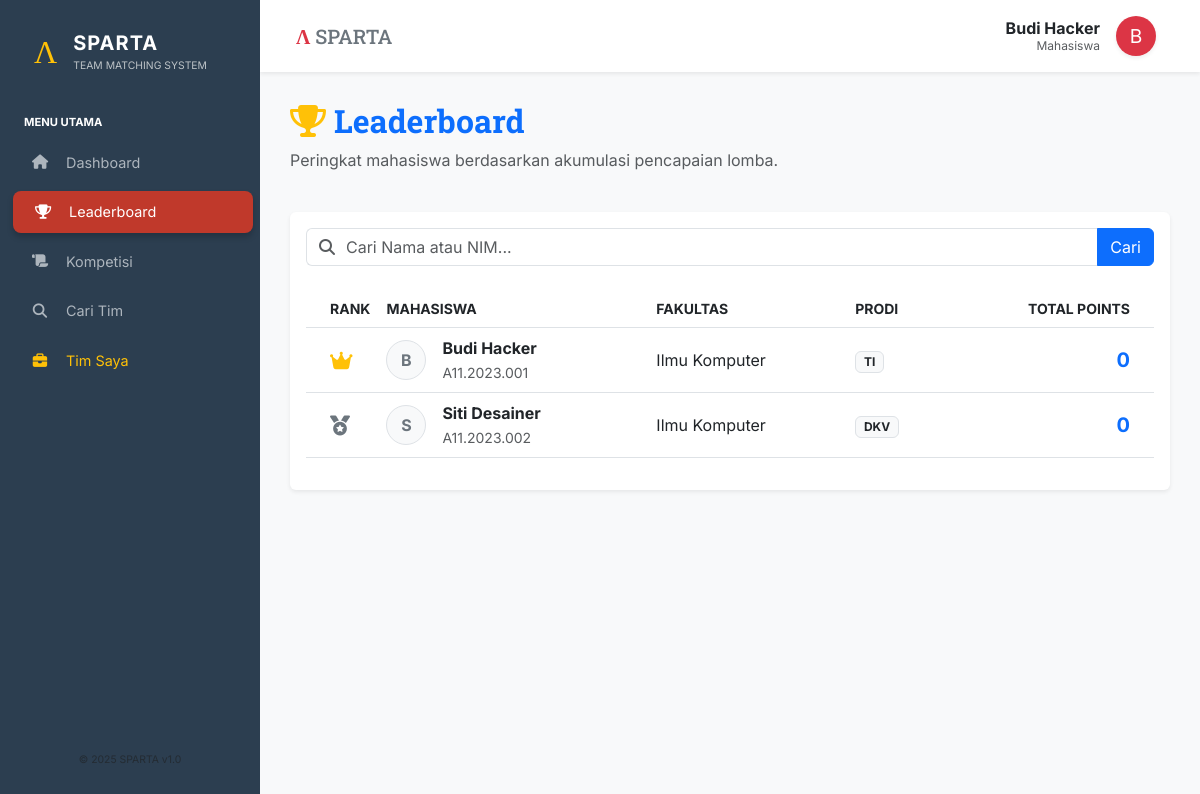
The page /?page=ranking (signed in) on the database its author committed.
### tables this page shows
CREATE TABLE Mahasiswa (
    ID_Mahasiswa INT AUTO_INCREMENT PRIMARY KEY,
    NIM VARCHAR(20) UNIQUE DEFAULT NULL,  
    Nama_Mahasiswa VARCHAR(150) NOT NULL,
    Email VARCHAR(100) UNIQUE NOT NULL,
    Password_Hash VARCHAR(255) NOT NULL,
    Tempat_Lahir VARCHAR(50),
    Tanggal_Lahir DATE,
    Bio TEXT,
    No_HP VARCHAR(20) DEFAULT NULL,
    LinkedIn VARCHAR(255) DEFAULT NULL,
    Total_Poin FLOAT DEFAULT 0,
    ID_Prodi INT DEFAULT NULL,            
    Foto_Profil VARCHAR(255) DEFAULT NULL,
    Is_Verified TINYINT(1) DEFAULT 0,
    Verification_Token VARCHAR(255) DEFAULT NULL,
    FOREIGN KEY (ID_Prodi) REFERENCES Prodi(ID_Prodi) ON DELETE SET NULL
);

CREATE TABLE Fakultas (
    ID_Fakultas INT AUTO_INCREMENT PRIMARY KEY,
    Nama_Fakultas VARCHAR(100) NOT NULL
);

CREATE TABLE Prodi (
    ID_Prodi INT AUTO_INCREMENT PRIMARY KEY,
    Nama_Prodi VARCHAR(100) NOT NULL,
    ID_Fakultas INT,
    FOREIGN KEY (ID_Fakultas) REFERENCES Fakultas(ID_Fakultas) ON DELETE SET NULL
);

### src/pages/ranking.php (the view, shortened to what this page needs)
<?php
$search = $_GET['q'] ?? '';
$sql = "SELECT m.*, p.Nama_Prodi, f.Nama_Fakultas
        FROM Mahasiswa m
        LEFT JOIN Prodi p ON m.ID_Prodi = p.ID_Prodi
        LEFT JOIN Fakultas f ON p.ID_Fakultas = f.ID_Fakultas
        WHERE m.Nama_Mahasiswa LIKE ? OR m.NIM LIKE ?
        ORDER BY m.Total_Poin DESC";
$stmt = $pdo->prepare($sql);
$stmt->execute(["%$search%", "%$search%"]);
$ranks = $stmt->fetchAll();
?>
<div class="d-flex justify-content-between align-items-center mb-4">
    <div>
        <h2 class="fw-bold text-primary" style="font-family: 'Roboto Slab', serif;">
            <i class="fas fa-trophy text-warning me-2"></i>Leaderboard
        </h2>
        <p class="text-muted">Peringkat mahasiswa berdasarkan akumulasi pencapaian lomba.</p>
    </div>
</div>
<div class="card shadow-sm border-0">
    <div class="card-body">
        <form method="GET" class="mb-4">
            <div class="input-group">
                <span class="input-group-text bg-white border-end-0"><i class="fas fa-search text-muted"></i></span>
                <input type="text" name="q" class="form-control border-start-0 ps-0" placeholder="Cari Nama atau NIM..." value="<?= htmlspecialchars($search) ?>">
                <button class="btn btn-primary" type="submit">Cari</button>
            </div>
        </form>
        <div class="table-responsive">
            <table class="table table-hover align-middle">
                <thead class="bg-light text-uppercase small text-muted">
                    <tr>
                        <th class="ps-4">Rank</th>
                        <th>Mahasiswa</th>
                        <th>Fakultas</th>
                        <th>Prodi</th>
                        <th class="text-end pe-4">Total Points</th>
                    </tr>
                </thead>
                <tbody>
                    <?php $no=1; foreach($ranks as $r): ?>
                    <tr onclick="window.location='?page=profile&id=<?= $r['ID_Mahasiswa'] ?>'" style="cursor: pointer;" class="hover-shadow transition">
                        <td class="ps-4" style="width: 60px;">
                            <?php if($no==1): ?><i class="fas fa-crown text-warning fa-lg"></i>
                            <?php elseif($no==2): ?><i class="fas fa-medal text-secondary fa-lg"></i>
                            <?php elseif($no==3): ?><i class="fas fa-medal text-danger fa-lg"></i>
                            <?php else: ?>
                                <span class="fw-bold text-muted ms-1">#<?= $no ?></span>
                            <?php endif; ?>
                        </td>
                        <td>
                            <div class="d-flex align-items-center">
                                <div class="me-3">
                                    <?php if(!empty($r['Foto_Profil']) && file_exists($r['Foto_Profil'])): ?>
                                        <img src="<?= $r['Foto_Profil'] ?>" class="rounded-circle border" style="width: 40px; height: 40px; object-fit: cover;">
                                    <?php else: ?>
                                        <div class="rounded-circle bg-light text-secondary d-flex align-items-center justify-content-center border" style="width: 40px; height: 40px; font-weight: bold;">
                                            <?= strtoupper(substr($r['Nama_Mahasiswa'], 0, 1)) ?>
                                        </div>
                                    <?php endif; ?>
                                </div>
                                <div>
                                    <div class="fw-bold text-dark"><?= htmlspecialchars($r['Nama_Mahasiswa']) ?></div>
                                    <small class="text-muted"><?= $r['NIM'] ?></small>
                                </div>
                            </div>
                        </td>
                        <td><?= htmlspecialchars($r['Nama_Fakultas'] ?? '-') ?></td>
                        <td><span class="badge bg-light text-dark border"><?= $r['Nama_Prodi'] ?></span></td>
                        <td class="text-end pe-4">
                            <h5 class="mb-0 fw-bold text-primary"><?= number_format($r['Total_Poin']) ?></h5>
                        </td>
                    </tr>
                    <?php $no++; endforeach; ?>
                </tbody>
            </table>
        </div>
    </div>
</div>

### src/index.php (shortened to what this page needs)
<?php
require_once 'config.php';
$page = isset($_GET['page']) ? $_GET['page'] : 'dashboard';
$namaUser = $_SESSION['nama'] ?? 'User';
$roleUser = $_SESSION['role'] ?? 'mahasiswa';
$userId   = $_SESSION['user_id'];
$userFoto = null;
try {
    if ($roleUser === 'mahasiswa') {
        $stmt = $pdo->prepare("SELECT Foto_Profil FROM Mahasiswa WHERE ID_Mahasiswa = ?");
    } elseif ($roleUser === 'dosen') {
        $stmt = $pdo->prepare("SELECT Foto_Profil FROM Dosen_Pembimbing WHERE ID_Dosen = ?");
    } elseif ($roleUser === 'admin') {
        $stmt = $pdo->prepare("SELECT Foto_Profil FROM Admin WHERE ID_Admin = ?");
    }
    if (isset($stmt)) {
        $stmt->execute([$userId]);
        $userFoto = $stmt->fetchColumn();
    }
} catch (Exception $e) {
}
?>
<!DOCTYPE html>
<html lang="id">
<head>
    <link href="https://cdn.jsdelivr.net/npm/bootstrap@5.3.0/dist/css/bootstrap.min.css" rel="stylesheet">
    <link rel="stylesheet" href="https://cdnjs.cloudflare.com/ajax/libs/font-awesome/6.4.0/css/all.min.css">
</head>
<body>
    <div class="d-flex">
        <div class="sidebar d-flex flex-column flex-shrink-0 py-3" style="width: 260px;">
            <a href="/" class="d-flex align-items-center mb-4 text-white text-decoration-none px-4">
                <span class="sparta-logo text-warning me-3">&Lambda;</span>
                <div class="d-flex flex-column">
                    <span class="fs-5 fw-bold" style="letter-spacing: 1px;">SPARTA</span>
                    <small style="font-size: 0.65rem; color: #bdc3c7;">TEAM MATCHING SYSTEM</small>
                </div>
            </a>
            <div class="px-4 mb-2"><small class="text-uppercase fw-bold" style="color: #ffffff; font-size: 0.7rem;">Menu Utama</small></div>
            <ul class="nav nav-pills flex-column mb-auto gap-1">
                <li class="nav-item"><a href="?page=dashboard" class="<?= $page == 'dashboard' ? 'active' : '' ?>"><i class="fas fa-home me-3 text-center" style="width: 20px;"></i> Dashboard</a></li>
                <li class="nav-item"><a href="?page=ranking" class="<?= $page == 'ranking' ? 'active' : '' ?>"><i class="fas fa-trophy me-3 text-center" style="width: 20px;"></i> Leaderboard</a></li>
                <li class="nav-item"><a href="?page=lomba" class="<?= $page == 'lomba' ? 'active' : '' ?>"><i class="fas fa-scroll me-3 text-center" style="width: 20px;"></i> Kompetisi</a></li>
                <li class="nav-item"><a href="?page=tim" class="<?= $page == 'tim' ? 'active' : '' ?>"><i class="fas fa-search me-3 text-center" style="width: 20px;"></i> Cari Tim</a></li>
                <?php if($roleUser === 'mahasiswa'): ?>
                    <li class="nav-item"><a href="?page=manajemen_tim" class="<?= $page == 'manajemen_tim' ? 'active' : '' ?> text-warning"><i class="fas fa-briefcase me-3 text-center" style="width: 20px;"></i> Tim Saya</a></li>
                <?php endif; ?>
            </ul>
            <div class="mt-auto px-3 pt-3 pb-3">
                <small class="text-muted d-block text-center" style="font-size: 0.65rem;">&copy; 2025 SPARTA v1.0</small>
            </div>
        </div>
        <div class="w-100 bg-light" style="height: 100vh; overflow-y: auto;">
            <nav class="navbar navbar-expand-lg navbar-white bg-white shadow-sm px-4 py-2 sticky-top">
                <div class="container-fluid">
                    <h5 class="mb-0 text-secondary" style="font-family: 'Roboto Slab', serif;">
                        <span class="text-danger fw-bold">&Lambda;</span> SPARTA
                    </h5>
                    <div class="dropdown">
                        <a href="#" class="d-flex align-items-center text-decoration-none user-dropdown p-2" id="dropdownUser1" data-bs-toggle="dropdown" aria-expanded="false">
                            <div class="me-3 text-end lh-1 d-none d-md-block">
                                <div class="fw-bold text-dark"><?= htmlspecialchars($namaUser) ?></div>
                                <small class="text-muted" style="font-size: 0.75rem;">
                                    <?php
                                    if ($roleUser === 'admin') {
                                        $level = $_SESSION['admin_level'] ?? 'admin';
                                        echo ($level === 'superadmin') ? '<span class="text-danger fw-bold">Super Admin</span>' : 'Administrator';
                                    } elseif ($roleUser === 'dosen') {
                                        echo "Dosen Pembimbing";
                                    } else {
                                        echo "Mahasiswa";
                                    }
                                    ?>
                                </small>
                            </div>
                            <?php if(!empty($userFoto) && file_exists($userFoto)): ?>
                                <img src="<?= $userFoto ?>" class="rounded-circle shadow-sm border border-2 border-white" style="width: 40px; height: 40px; object-fit: cover;">
                            <?php else: ?>
                                <div class="rounded-circle bg-danger text-white d-flex align-items-center justify-content-center shadow-sm" style="width: 40px; height: 40px; font-size: 1.2rem;">
                                    <?= strtoupper(substr($namaUser, 0, 1)) ?>
                                </div>
                            <?php endif; ?>
                        </a>
                    </div>
                </div>
            </nav>
            <div class="content">
                <?php
                if (file_exists("pages/admin/$page.php")) {
                    if ($roleUser !== 'admin') {
                        if (file_exists('error.php')) { header("Location: error.php?code=403"); }
                        else { echo "Akses Ditolak!"; }
                        exit;
                    }
                    include "pages/admin/$page.php";
                }
                elseif (file_exists("pages/$page.php")) {
                    include "pages/$page.php";
                }
                else {
                    if (file_exists('error.php')) { header("Location: error.php?code=404"); }
                    else { echo "<div class='alert alert-danger'>Halaman tidak ditemukan!</div>"; }
                }
                ?>
            </div>
        </div>
    </div>
</body>
</html>

### src/index.php (style rules this page uses)
body { font-family: 'Inter', sans-serif; background-color: #f8f9fa; }
.sidebar { min-height: 100vh; background-color: #2c3e50; color: white; transition: all 0.3s; }
.sparta-logo { font-family: 'Roboto Slab', serif; font-size: 2rem; line-height: 1; }
.sidebar a { color: #adb5bd; text-decoration: none; padding: 10px 20px; display: flex; align-items: center; transition: 0.2s; border-radius: 8px; margin: 2px 10px; font-size: 0.9rem; }
.sidebar a:hover, .sidebar a.active { background-color: #34495e; color: #fff; transform: translateX(3px); }
.sidebar a.active { background-color: #c0392b; box-shadow: 0 4px 6px rgba(0,0,0,0.2); }
.content { padding: 30px; animation: fadeIn 0.4s ease-in-out; }

### rows shown on the page
mahasiswa: Nama_Mahasiswa "B", Nama_Mahasiswa "Budi Hacker", NIM "A11.2023.001", fakultas.Nama_Fakultas "Ilmu Komputer", ID_Prodi.Nama_Prodi "TI", Total_Poin "0"
mahasiswa: Nama_Mahasiswa "S", Nama_Mahasiswa "Siti Desainer", NIM "A11.2023.002", fakultas.Nama_Fakultas "Ilmu Komputer", ID_Prodi.Nama_Prodi "DKV", Total_Poin "0"

### other values the page prints
$namaUser "Budi Hacker"
substr($namaUser, 0, 1) "B"
